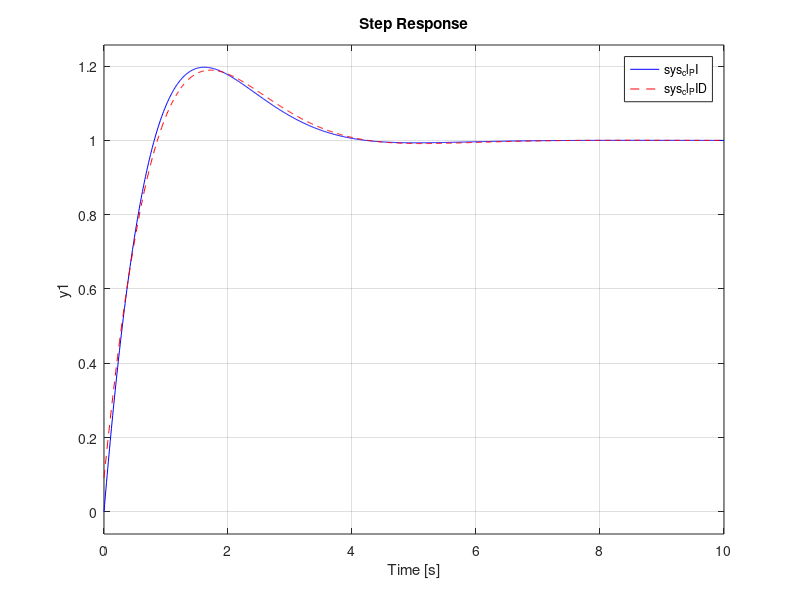

Source code (MATLAB): (Note: this script raises an error after producing the figure.)
%% Controller Design (PID Tuning)
clear; clc; close all;

% 1. Define Plant
G = tf(20, [200 1]);

% 2. Design Parameters (Calculated)
% Goal: OS ~ 15%, Ts < 5s
% From hand calc: Kp ~ 20, Ki ~ 40
Kp = 20;
Ki = 18.5;
Kd = 1; % یک مقدار کوچک برای PID

% 3. Define Controllers
C_P = pid(Kp);              % P Controller
C_PI = pid(Kp, Ki);         % PI Controller
C_PD = pid(Kp, 0, Kd);      % PD Controller
C_PID = pid(Kp, Ki, Kd);    % PID Controller

% 4. Closed Loop Systems (Linear Analysis)
sys_cl_P = feedback(C_P * G, 1);
sys_cl_PI = feedback(C_PI * G, 1);
sys_cl_PD = feedback(C_PD * G, 1);
sys_cl_PID = feedback(C_PID * G, 1);

% 5. Plot Linear Step Responses
figure(1);
t = 0:0.01:10;
step(sys_cl_PI, 'b', sys_cl_PID, 'r--', t);
hold on;
yline(1, 'k:');
legend('PI Controller', 'PID Controller');
grid on;
title('Linear Step Response (Targeting OS~15%, Ts<5s)');

% Display Info
info_PI = stepinfo(sys_cl_PI);
disp('--- PI Controller Performance (Linear) ---');
disp(['Overshoot: ', num2str(info_PI.Overshoot), '%']);
disp(['Settling Time: ', num2str(info_PI.SettlingTime), ' s']);
disp(['Steady State Error: 0 (Due to Integrator)']);

%% 6. Analyze Saturation Effect (تحلیل اثر اشباع شیر)
% شیر ورودی فقط بین 0 تا 1 باز میشود.
% اما کنترلر ما (Kp=20) برای خطای 10 متر، فرمان u=200 میدهد!
% بیایید این را شبیهسازی کنیم:

sim_time = 0:0.01:20;
r = 10 * ones(size(sim_time)); % ورودی پله با دامنه 10 (ارتفاع هدف)

% تعریف مدل در سیمولینک یا حلقه دستی برای اعمال اشباع
% اینجا از یک حلقه ساده اویلر استفاده میکنیم
h = 0; % ارتفاع اولیه
u_I = 0; % مقدار انتگرالگیر
dt = 0.01;
h_history = [];
u_history = [];

for i = 1:length(sim_time)
    error = 10 - h; % Setpoint = 10
    
    % PID Calculation
    % P Term
    u_p = Kp * error;
    % I Term
    u_I = u_I + Ki * error * dt;
    % Total U (بدون محدودیت)
    u_raw = u_p + u_I;
    
    % اعمال محدودیت شیر (0 تا 1)
    if u_raw > 1
        u = 1; % اشباع بالا (شیر کاملاً باز)
        % Anti-Windup (توقف انتگرالگیری در اشباع)
        % u_I = u_I - Ki * error * dt; % (کد ساده آنتیواینداپ)
    elseif u_raw < 0
        u = 0; % اشباع پایین (شیر بسته)
    else
        u = u_raw;
    end
    
    % System Dynamics (Non-linear Plant approximation)
    % dh/dt = 0.1*u - 0.05*h (Linearized model for simplicity)
    dh = (20*u - h) / 200; 
    h = h + dh * dt;
    
    h_history(end+1) = h;
    u_history(end+1) = u;
end

figure(2);
subplot(2,1,1);
plot(sim_time, h_history, 'LineWidth', 2);
yline(10, 'g--');
grid on;
title('Realistic Response with Valve Saturation (0-100%)');
ylabel('Height (m)');

subplot(2,1,2);
plot(sim_time, u_history, 'r', 'LineWidth', 2);
yline(1, 'k--');
grid on;
title('Control Effort (Valve Position)');
ylabel('Valve (0-1)');
ylim([-0.1 1.2]);
